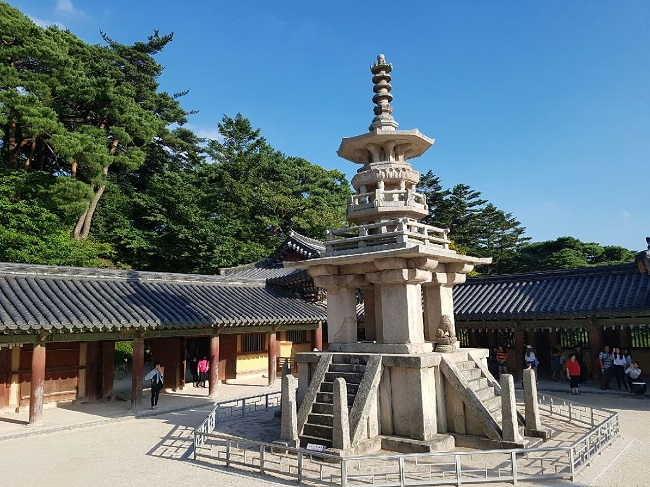
#> input picture HW3_0326/Top.jpg, 650 x 487 px
$ python HW3_02.py
#> lines starting #> are read from the running program, lines starting #| are printed output that depends on the picture
import cv2 as cv
import numpy as np
import matplotlib.pyplot as plt

# 이미지 파일 경로 설정
image_path = 'Top.jpg'

# 이미지 불러오기
img = cv.imread(image_path)
#> img is the input picture: shape (487, 650, 3); mean B, G, R 123.4, 116.1, 96.8

# 이미지가 정상적으로 로드되었는지 확인
if img is None:
    print(f"이미지를 불러올 수 없습니다. 경로를 확인하세요: {image_path}")
else:
    # 이미지를 그레이스케일로 변환
    gray = cv.cvtColor(img, cv.COLOR_BGR2GRAY)
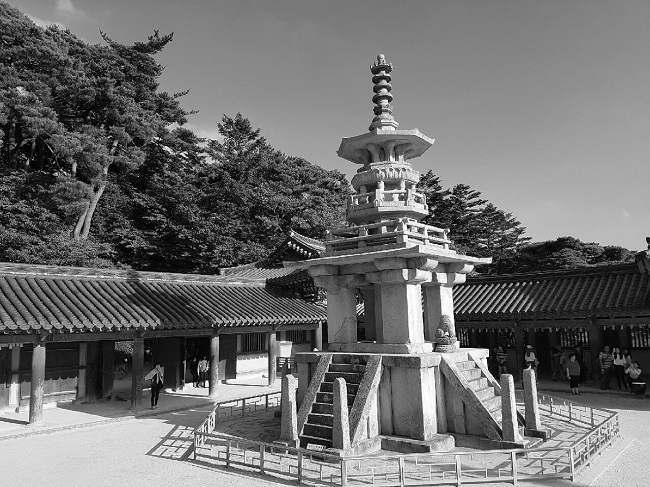
#> gray: shape (487, 650); min 0, max 255, mean 111.2

    # Canny 에지맵 생성
    edges = cv.Canny(gray, 50, 150)
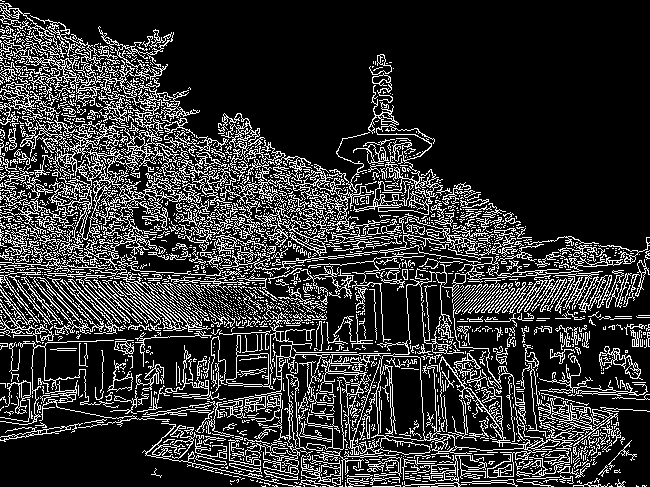
#> edges: shape (487, 650); 19.6% white in thin lines or dots

    # 허프 직선 변환
    lines = cv.HoughLinesP(edges, 1, np.pi / 180, threshold=100,
                           minLineLength=50, maxLineGap=10)
#> lines = 687 rows, first 6: [107, 113, 278, 284], [143, 144, 392, 393], [4, 30, 381, 407], [275, 305, 379, 409], [92, 110, 265, 283], [286, 297, 392, 403]

    # 복사 이미지에 직선 그리기
    line_img = img.copy()
    if lines is not None:
        for line in lines:
            x1, y1, x2, y2 = line[0]
            cv.line(line_img, (x1, y1), (x2, y2), (0, 0, 255), 2)
#> this loop made 687 passes
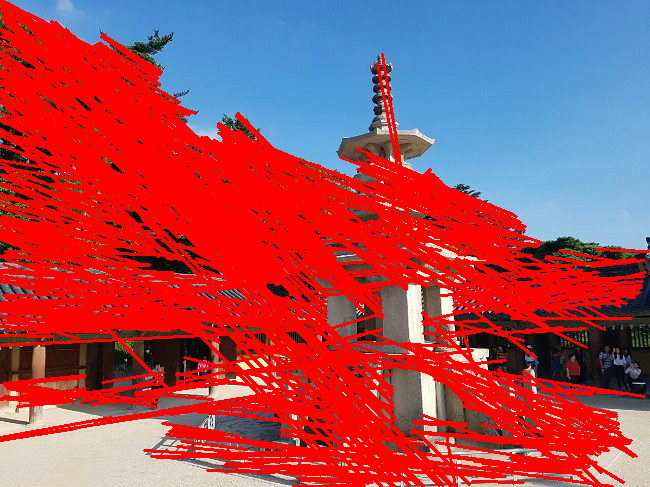
#> line_img: shape (487, 650, 3); mean B, G, R 86.4, 72.9, 170.8

    # 시각화
    plt.subplot(1, 2, 1)
    plt.imshow(cv.cvtColor(img, cv.COLOR_BGR2RGB))
    plt.title('Original Image')

    plt.subplot(1, 2, 2)
    plt.imshow(cv.cvtColor(line_img, cv.COLOR_BGR2RGB))
    plt.title('Hough Lines')
    plt.show()
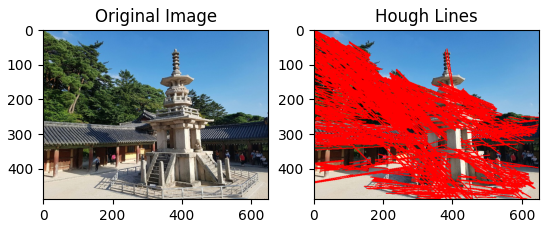
#> figure drawn by matplotlib, 2 panels

$ run again, with HW3_0326/coffee cup.JPG copied over HW3_0326/Top.jpg
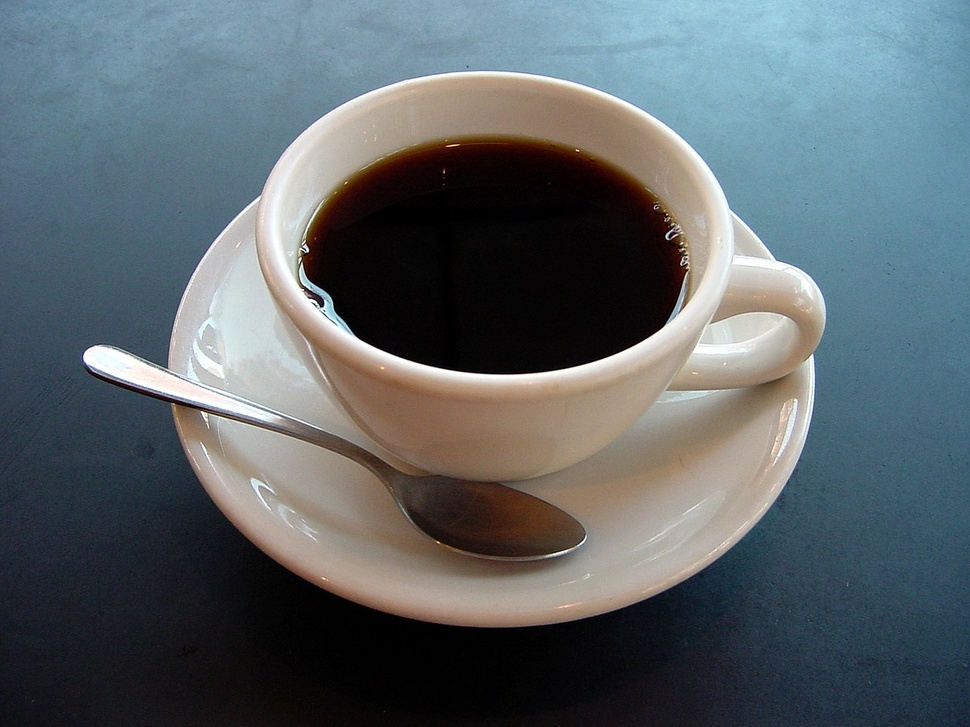
#> input picture HW3_0326/coffee cup.JPG, 970 x 727 px, shrunk from 1280 x 960 before the run
#> img is the input picture: shape (727, 970, 3); mean B, G, R 105.3, 100.9, 92.1
#> `edges = cv.Canny(gray, 50, 150)`:
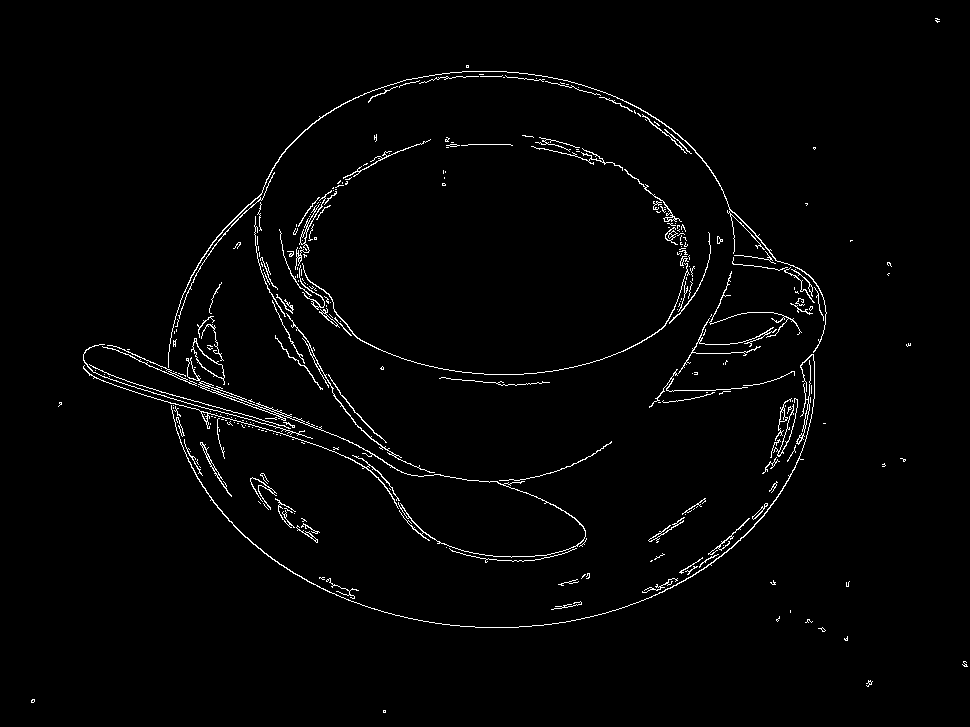
#> edges: shape (727, 970); 1.9% white in thin lines or dots
#> lines = [[235, 397, 352, 442], [127, 381, 302, 431], [125, 384, 240, 417], [120, 387, 309, 442], [189, 378, 300, 419], [217, 410, 301, 434], [299, 330, 341, 405], [111, 345, 214, 388], [178, 378, 242, 402], [161, 368, 221, 393]]
#> the loop `for line in lines:` made 10 passes
#> `plt.show()`:
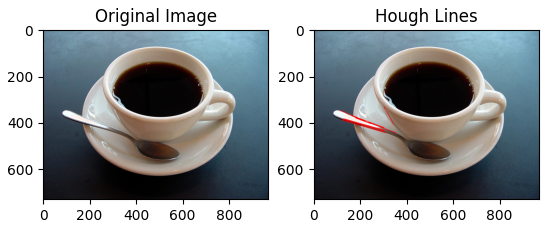
#> figure drawn by matplotlib, 2 panels
